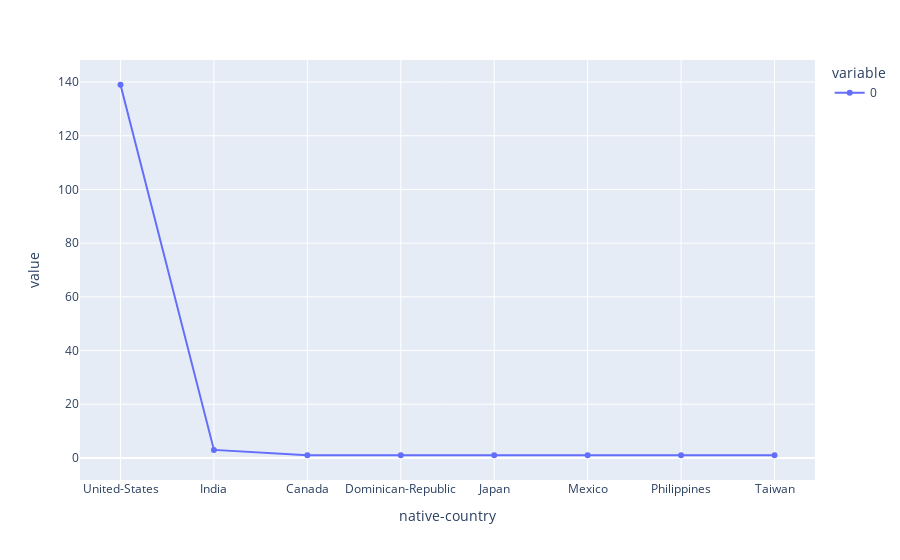

Here is the notebook cell this chart was saved with:
### Code cell
fig = px.line(count_native, markers=True)
fig.show()

### Figure 1 — Plotly figure (JSON) as saved in the notebook; plotly's stock layout.template omitted (floating-point values rounded to 4 significant figures)
{"data": [{"hovertemplate": "variable=0<br>native-country=%{x}<br>value=%{y}<extra></extra>", "legendgroup": "0", "line": {"color": "#636efa", "dash": "solid"}, "marker": {"symbol": "circle"}, "mode": "markers+lines", "name": "0", "orientation": "v", "showlegend": true, "type": "scatter", "x": ["United-States", "India", "Canada", "Dominican-Republic", "Japan", "Mexico", "Philippines", "Taiwan"], "xaxis": "x", "y": [139, 3, 1, 1, 1, 1, 1, 1], "yaxis": "y"}], "layout": {"legend": {"title": {"text": "variable"}, "tracegroupgap": 0}, "margin": {"t": 60}, "xaxis": {"anchor": "y", "domain": [0, 1], "title": {"text": "native-country"}}, "yaxis": {"anchor": "x", "domain": [0, 1], "title": {"text": "value"}}}}
